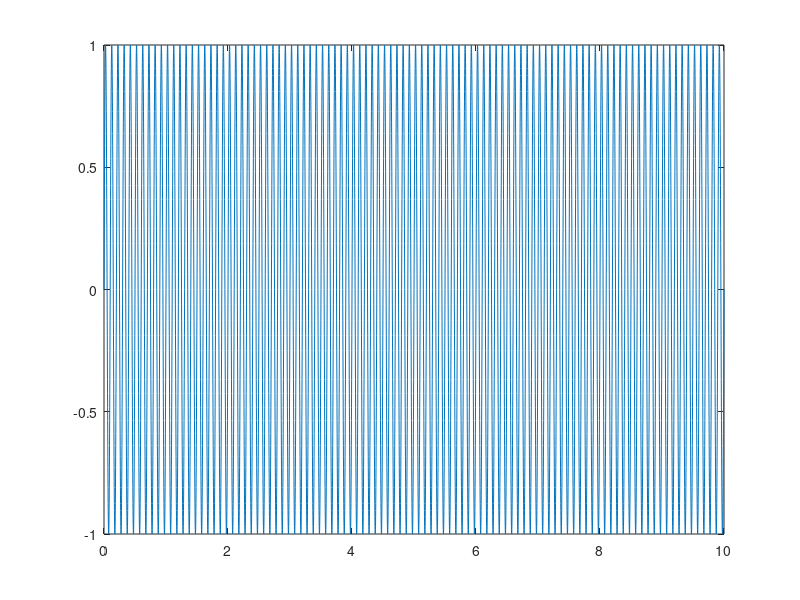
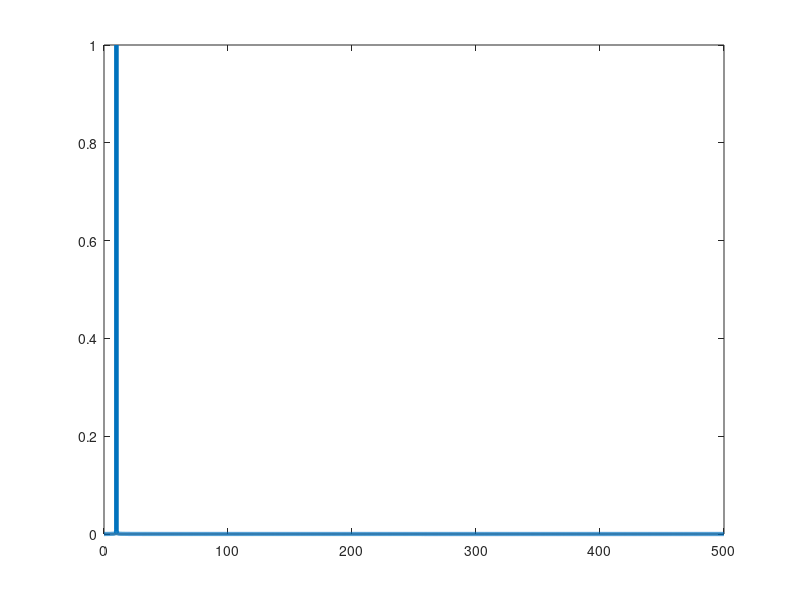

These charts were generated, in order, by the following MATLAB code: (Note: this script raises an error after producing the figures.)
close all
%% Test

% Aliasing
t = 0:0.001:10;
f = 10;
x = sin((f*2*pi )*t);
figure
plot(t,x)



Y = fft(x(1,:));
L = length(x);
Fs = 1/(t(2)-t(1));
P2 = abs(Y/L);
P1 = P2(1:L/2+1);
P1(2:end-1) = 2*P1(2:end-1);
f_fft = Fs/L*(0:(L/2));

figure;
plot(f_fft,P1,"LineWidth",3) 
title("Fs = "+int2str(Fs)+"Hz")

x_down = downsample(x, 10);
Y_down = fft(x_down(1,:));

time_down_10 = downsample(t,10);

L_down = length(x_down);

Fs_down = 1/(time_down_10(2)-time_down_10(1));

P2_down = abs(Y_down/L_down);

P1_down = P2_down(1:L_down/2+1);

P1_down(2:end-1) = 2*P1_down(2:end-1);

f_fft_down = Fs_down * (0:(L_down/2)) / L_down;

figure
plot(f_fft_down,P1_down,"LineWidth",3) 
title("Fs = "+int2str(Fs_down)+"Hz")
